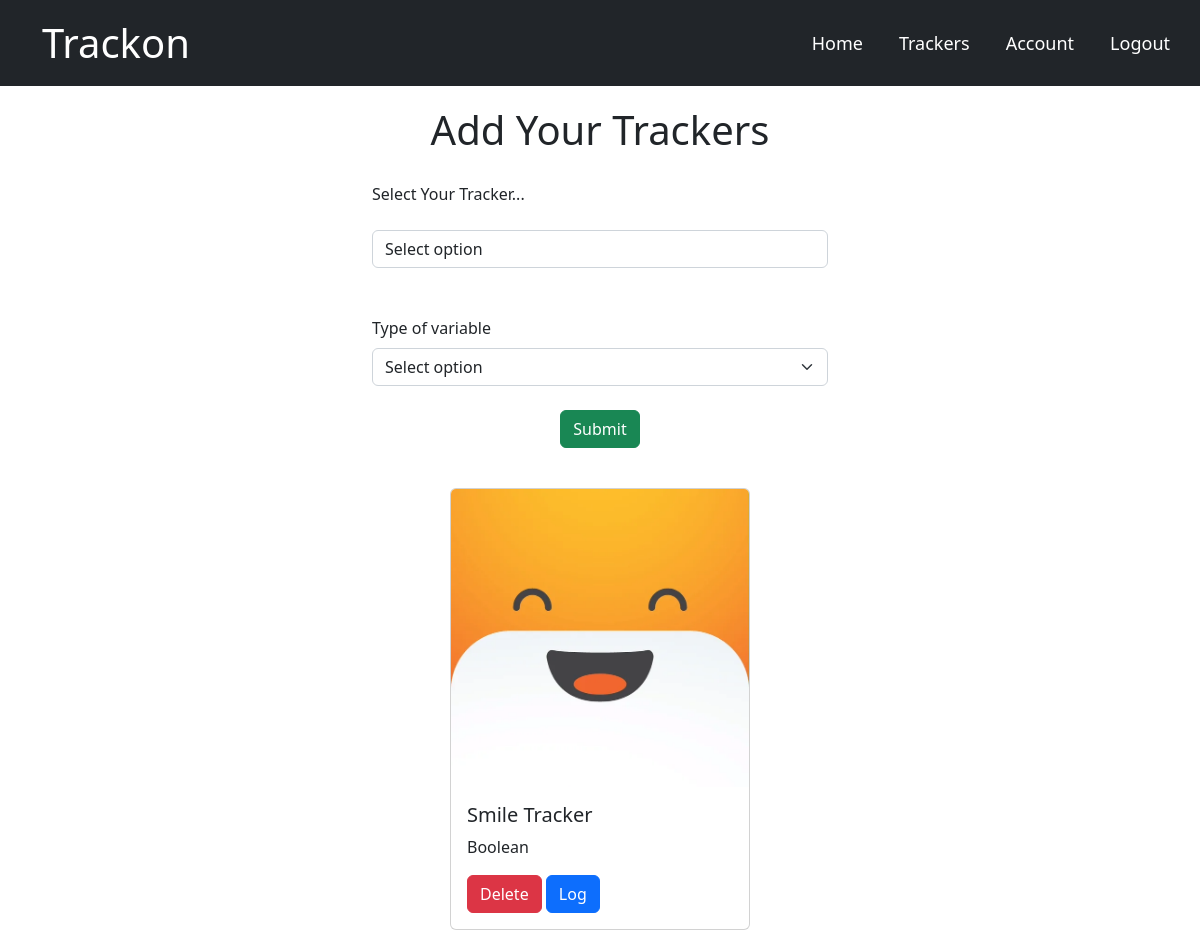
The page /track (signed in) on the database its author committed.
### main/models.py (models this page shows, shortened)
class Tracker(db.Model):
    sno = db.Column(db.Integer, primary_key=True)
    tracker_name = db.Column(db.String(300), nullable=False)
    task_value_type = db.Column(db.String(20), nullable=False)
    user_id = db.Column(db.Integer, db.ForeignKey('user.id'))
    logs = db.relationship('Inputaken', backref='tracker', lazy=True)

### main/routes.py (the view, shortened to what this page needs)
@app.route("/track", methods=['GET', 'POST'])
@login_required
def track():
    user = User.query.filter_by(id=current_user.id).first()
    outputpage = user.trackers
    outputpage=Tracker.query.filter_by(user_id=current_user.id).all()
    if(len(outputpage) == 0):
        return render_template("track.html", title="Track")
    return render_template('track.html', outpage=outputpage)

### main/models.py (called while the page is built)
@login_manager.user_loader
def load_user(user_id):
    return User.query.get(int(user_id))

### main/templates/track.html (shortened to what this page needs)
{% extends 'base.html' %} {% block content %}
{% if outpage|length <6 %}
 <div class="container track-heading">
  <h1>Add Your Trackers</h1>
  </div>
  <div class="container track-input">
    <form action="/track" method="POST">
      <div class="form">
        <label for="inputState">Select Your Tracker...</label><br /><br />
        <select id="inputState" class="form-control" name="track_variable">
          <option selected>Select option</option>
        </select><br /><br />
        <label for="inputState" class="form-label">Type of variable</label>
        <select id="inputState" class="form-select" name="track_type">
          <option selected>Select option</option>
        </select><br />
        <div class="track-btn">
          <button type="submit" class="btn btn-success">Submit</button>
        </div>
      </div>
    </form>
  </div>
  <div class="container track-card-container">
    {% for inpt in outpage %}
    <div class="card track-card">
      <img class="card-img-top" src="\static\{{inpt.tracker_name}}.png" alt="">
      <div class="card-body">
        <h5 class="card-title">{{inpt.tracker_name}}</h5>
        <p class="card-text">{{inpt.task_value_type}}</p>
        <a href="/track/delete/{{inpt.sno}}" type="button" class="btn btn-danger">Delete</a>
        <a href="/log/{{inpt.sno}}" type="button" class="btn btn-primary">Log</a>
      </div>
    </div>
    {% endfor %}
  </div>
  {% endif %} {% endblock content %}

### main/static/main.css (style rules this page uses)
.track-input { width: 40%; padding-top: 20px; }
.track-heading { text-align: center; padding-top: 20px; }
.track-btn { text-align: center; }
.track-card-container { display: flex; justify-content: center; align-items: center; flex-wrap: wrap; padding-top: 20px; }
.track-card { width:300px; margin: 20px 20px; }

### rows shown on the page
Tracker: tracker_name (picture), tracker_name "Smile Tracker", task_value_type "Boolean"
